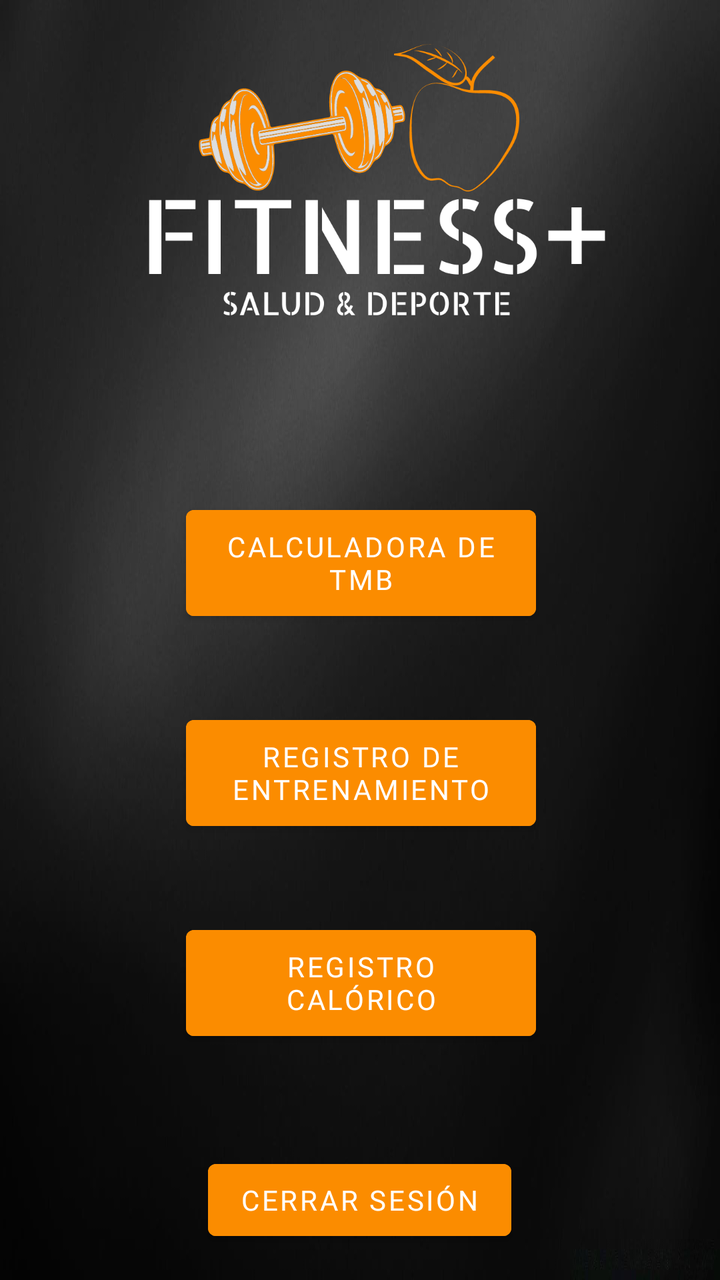
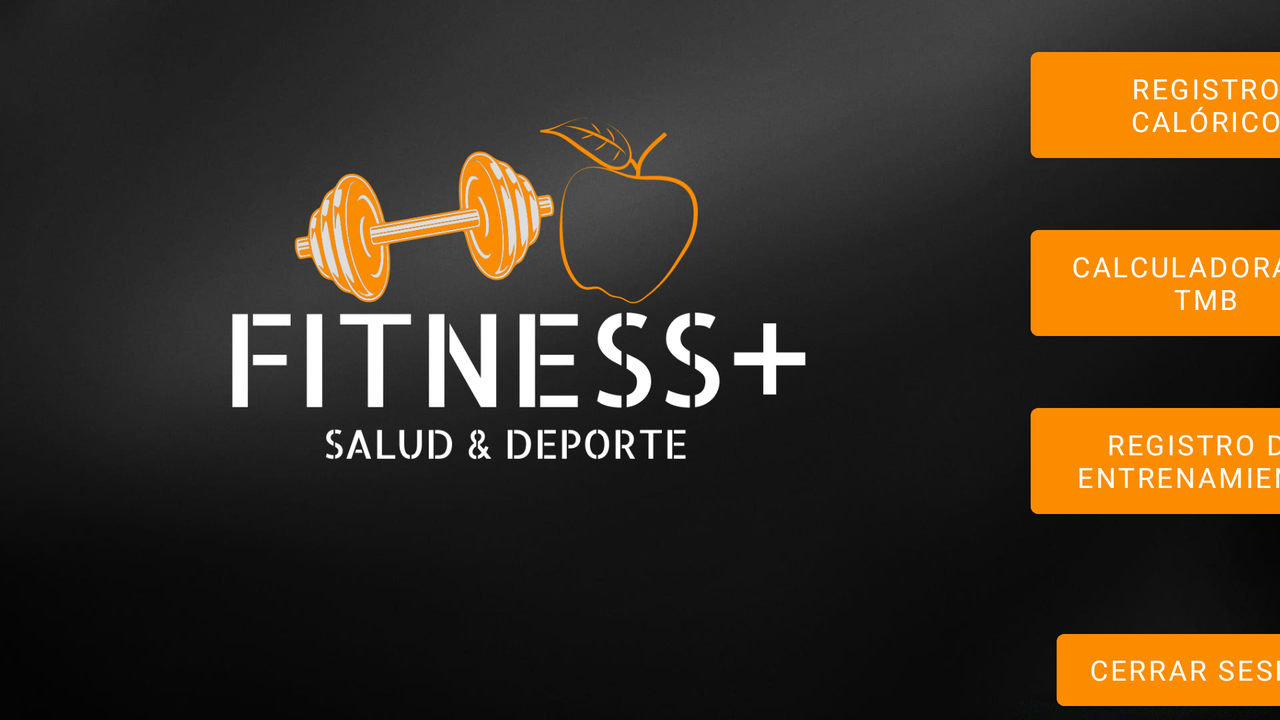

The same Android screen from two of the app's own layout files: first res/layout/ as a phone draws it, then the repository's variant for another configuration, drawn on a device whose configuration selects that folder. Both files follow.
<!-- AndroidManifest.xml: application theme Theme.Proyecto_login -->
<!-- res/layout/activity_profile.xml -->
<?xml version="1.0" encoding="utf-8"?>
<androidx.constraintlayout.widget.ConstraintLayout xmlns:android="http://schemas.android.com/apk/res/android"
    xmlns:app="http://schemas.android.com/apk/res-auto"
    xmlns:tools="http://schemas.android.com/tools"
    android:layout_width="match_parent"
    android:layout_height="match_parent"
    android:background="@drawable/hexagon2"
    tools:context=".ProfileActivity">

    <TextView
        android:id="@+id/etSaludo"
        style="@style/EditTextTextoBlanco"
        android:layout_width="wrap_content"
        android:layout_height="wrap_content"

        android:layout_marginTop="8dp"
        android:textSize="20sp"
        app:layout_constraintEnd_toEndOf="@+id/btCalcularT"
        app:layout_constraintHorizontal_bias="0.491"
        app:layout_constraintLeft_toLeftOf="parent"
        app:layout_constraintStart_toStartOf="@+id/btCalcularT"
        app:layout_constraintTop_toBottomOf="@+id/ivLogo" />

    <Button
        android:id="@+id/btCalcularT"
        style="@style/BotonTextoBlanco"
        android:layout_width="175dp"
        android:layout_height="65dp"
        android:layout_marginStart="116dp"
        android:layout_marginTop="24dp"
        android:layout_marginEnd="120dp"
        android:onClick="gototmb"
        android:text="Calculadora de TMB"
        app:layout_constraintEnd_toEndOf="@+id/ivLogo"
        app:layout_constraintHorizontal_bias="0.423"
        app:layout_constraintStart_toStartOf="@+id/ivLogo"
        app:layout_constraintTop_toBottomOf="@+id/etSaludo" />

    <Button
        android:id="@+id/btGym"
        style="@style/BotonTextoBlanco"
        android:layout_width="175dp"
        android:layout_height="65dp"
        android:layout_marginTop="40dp"
        android:onClick="gotogym"
        android:text="Registro de entrenamiento"
        app:layout_constraintEnd_toEndOf="@+id/btCalcularT"
        app:layout_constraintHorizontal_bias="0.0"
        app:layout_constraintStart_toStartOf="@+id/btCalcularT"
        app:layout_constraintTop_toBottomOf="@+id/btCalcularT" />

    <Button
        android:id="@+id/btDieta"
        style="@style/BotonTextoBlanco"
        android:layout_width="175dp"
        android:layout_height="65dp"
        android:layout_marginTop="40dp"
        android:onClick="menudb"
        android:text="Registro Calórico"
        app:layout_constraintEnd_toEndOf="@+id/btGym"
        app:layout_constraintHorizontal_bias="0.0"
        app:layout_constraintStart_toStartOf="@+id/btGym"
        app:layout_constraintTop_toBottomOf="@+id/btGym" />

    <Button
        android:id="@+id/logout"
        style="@style/BotonTextoBlanco"
        android:layout_width="wrap_content"
        android:layout_height="wrap_content"
        android:layout_marginBottom="16dp"
        android:text="cerrar sesión"
        app:layout_constraintBottom_toBottomOf="parent"
        app:layout_constraintEnd_toEndOf="@+id/btDieta"
        app:layout_constraintHorizontal_bias="0.47"
        app:layout_constraintStart_toStartOf="@+id/btDieta" />

    <ImageView
        android:id="@+id/ivLogo"
        android:layout_width="385dp"
        android:layout_height="174dp"
        android:layout_marginTop="16dp"
        android:scaleType="centerCrop"
        app:layout_constraintEnd_toEndOf="parent"
        app:layout_constraintStart_toStartOf="parent"
        app:layout_constraintTop_toTopOf="parent"
        app:srcCompat="@drawable/fitness_logo" />

</androidx.constraintlayout.widget.ConstraintLayout>
<!-- resources referenced by this layout -->
<resources>
  <!-- drawable fitness_logo: png bitmap (drawable-xxxhdpi, 82368 bytes) -->
  <!-- drawable hexagon2: jpg bitmap (drawable, 46588 bytes) -->
  <style name="BotonTextoBlanco" parent="TextAppearance.AppCompat">
          <item name="android:textColor">#FFFFFF</item>
          <item name="android:textColorHint">#FFFFFF</item>
          <item name="android:fontFamily">@font/allerta_stencil</item>
          <item name="android:textSize">14sp</item>
          <item name="android:backgroundTint">#FB8C00</item>
      </style>
  <style name="EditTextTextoBlanco" parent="TextAppearance.AppCompat">
          <item name="android:textColor">#FFFFFF</item>
          <item name="android:textColorHint">#FFFFFF</item>
          <item name="android:fontFamily">@font/allerta_stencil</item>
          <item name="android:textSize">18sp</item>
          <item name="android:backgroundTint">#FB8C00</item>
          <item name="android:textCursorDrawable">@color/teal_200</item>
      </style>
  <style name="Theme.Proyecto_login" parent="Theme.MaterialComponents.DayNight.NoActionBar">
          
          <item name="colorPrimary">@color/purple_500</item>
          <item name="colorPrimaryVariant">@color/black</item>
          <item name="colorOnPrimary">@color/white</item>
          
          <item name="colorSecondary">@color/teal_200</item>
          <item name="colorSecondaryVariant">@color/teal_700</item>
          <item name="colorOnSecondary">@color/black</item>
          
          <item name="android:statusBarColor" tools:targetApi="l">?attr/colorPrimaryVariant</item>
          
      </style>
  <color name="teal_200">#FB8C00</color>
  <color name="purple_500">#FF6200EE</color>
  <color name="black">#FF000000</color>
  <color name="white">#FFFFFFFF</color>
  <color name="teal_700">#FF018786</color>
</resources>
<!-- res/layout-land/activity_profile.xml (the repository's variant of the layout above) -->
<!-- drawn on the phone turned sideways -->
<?xml version="1.0" encoding="utf-8"?>
<androidx.constraintlayout.widget.ConstraintLayout xmlns:android="http://schemas.android.com/apk/res/android"
    xmlns:app="http://schemas.android.com/apk/res-auto"
    xmlns:tools="http://schemas.android.com/tools"
    android:layout_width="match_parent"
    android:layout_height="match_parent"
    android:background="@drawable/hexagon2"
    tools:context=".ProfileActivity">

    <ImageView
        android:id="@+id/ivLogo"
        android:layout_width="484dp"
        android:layout_height="282dp"
        android:layout_marginTop="20dp"
        android:scaleType="centerCrop"
        app:layout_constraintEnd_toEndOf="parent"
        app:layout_constraintHorizontal_bias="0.046"
        app:layout_constraintStart_toStartOf="parent"
        app:layout_constraintTop_toTopOf="parent"
        app:srcCompat="@drawable/fitness_logo" />

    <TextView
        android:id="@+id/etSaludo"
        style="@style/EditTextTextoBlanco"
        android:layout_width="wrap_content"
        android:layout_height="wrap_content"

        android:layout_marginTop="16dp"
        android:textSize="20sp"
        app:layout_constraintEnd_toEndOf="@+id/ivLogo"
        app:layout_constraintHorizontal_bias="0.495"
        app:layout_constraintLeft_toLeftOf="parent"
        app:layout_constraintStart_toStartOf="@+id/ivLogo"
        app:layout_constraintTop_toBottomOf="@+id/ivLogo" />

    <Button
        android:id="@+id/btCalcularT"
        style="@style/BotonTextoBlanco"
        android:layout_width="175dp"
        android:layout_height="65dp"
        android:layout_marginTop="24dp"
        android:onClick="gototmb"
        android:text="Calculadora de TMB"
        app:layout_constraintEnd_toEndOf="@+id/btDieta"
        app:layout_constraintHorizontal_bias="0.0"
        app:layout_constraintStart_toStartOf="@+id/btDieta"
        app:layout_constraintTop_toBottomOf="@+id/btDieta" />

    <Button
        android:id="@+id/btGym"
        style="@style/BotonTextoBlanco"
        android:layout_width="175dp"
        android:layout_height="65dp"
        android:layout_marginTop="24dp"
        android:onClick="gotogym"
        android:text="Registro de entrenamiento"
        app:layout_constraintEnd_toEndOf="@+id/btCalcularT"
        app:layout_constraintHorizontal_bias="0.0"
        app:layout_constraintStart_toStartOf="@+id/btCalcularT"
        app:layout_constraintTop_toBottomOf="@+id/btCalcularT" />

    <Button
        android:id="@+id/btDieta"
        style="@style/BotonTextoBlanco"
        android:layout_width="175dp"
        android:layout_height="65dp"
        android:layout_marginStart="24dp"
        android:onClick="menudb"
        android:text="Registro Calórico"
        app:layout_constraintStart_toEndOf="@+id/ivLogo"
        app:layout_constraintTop_toTopOf="@+id/ivLogo" />

    <Button
        android:id="@+id/logout"
        style="@style/BotonTextoBlanco"
        android:layout_width="wrap_content"
        android:layout_height="wrap_content"
        android:layout_marginTop="48dp"
        android:text="cerrar sesión"
        app:layout_constraintEnd_toEndOf="@+id/btGym"
        app:layout_constraintHorizontal_bias="0.55"
        app:layout_constraintStart_toStartOf="@+id/btGym"
        app:layout_constraintTop_toBottomOf="@+id/btGym" />

</androidx.constraintlayout.widget.ConstraintLayout>
